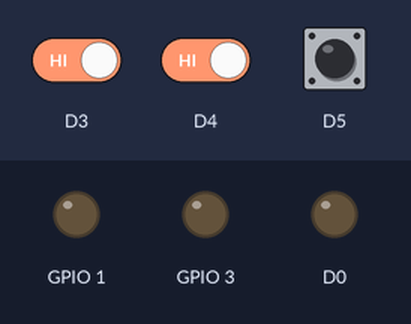
Bench run of a sketch on a simulated ESP8266 (NodeMCU). Shown: output pins drawn as LEDs (lit = HIGH). Inputs (shaded band) come from the test bench; at power-on: D3 HIGH, D4 HIGH, D5 HIGH.

Above: at 4.1 s.
4.2 s: D3 driven LOW and D4 driven LOW
At 4.6 s:
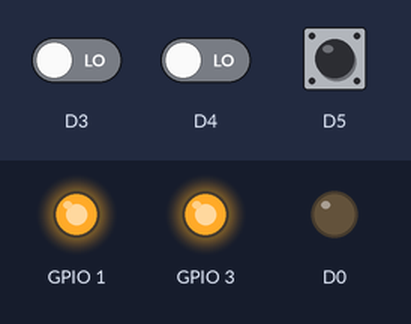
5.7 s: D5 pulled LOW for 0.15 s
At 6.9 s:
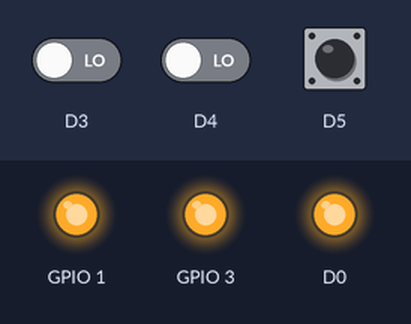
7.3 s: D5 pulled LOW for 1 s
At 8.2 s:
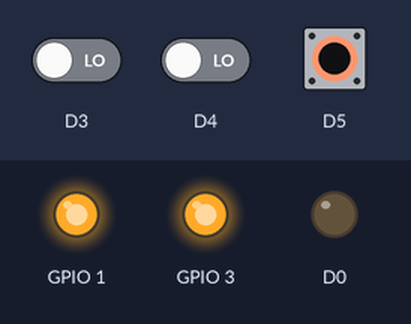
Timing chart, 0 to 10.3 s (numbered marks = the images above; inputs shaded):
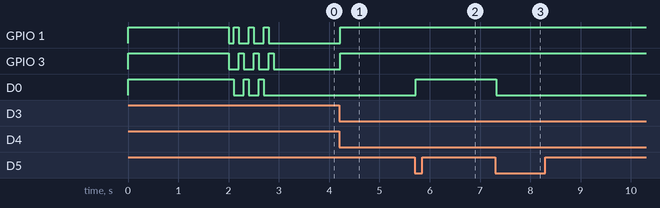

Measured:
- after the input at 4.2 s, GPIO 1, GPIO 3: LOW → HIGH at once
- after the input at 5.7 s, D0: LOW → HIGH at once
- after the input at 7.3 s, D0: HIGH → LOW at once

The sketch:

line6Trigger.ino
```cpp
#include "LED.h"
#include "DigitalInput.h"
#include "MIDIControl.h"

#define LED_1 D0
#define LED_2 D10
#define LED_3 D9

#define FSW_1 D5
#define FSW_2 D4
#define FSW_3 D3

DigitalInput fsw1Input(FSW_1);
DigitalInput fsw2Input(FSW_2);
DigitalInput fsw3Input(FSW_3);

LED led1(LED_1);
LED led2(LED_2);
LED led3(LED_3);

MIDIControl fsw1Control(25, 0, 127, fsw1Input, led1);
MIDIControl fsw2Control(50, 0, 127, fsw2Input, led2);
MIDIControl fsw3Control(28, 0, 127, fsw3Input, led3);

void setup()
{
  Serial1.begin(31250);

  led1.setup();
  led1.off();
  led2.setup();
  led2.off();
  led3.setup();
  led3.off();

  fsw1Input.setup();
  fsw2Input.setup();
  fsw3Input.setup();

  fsw1Control.setup();
  fsw2Control.setup();
  fsw3Control.setup();

  // flash LEDs to confirm power
  led1.on();
  led2.on();
  led3.on();
  delay(2000);
  led1.off();
  led2.off();
  led3.off();

  // a bit more flashing
  for (int i=0; i<3; i++)
  {
    led1.on();
    delay(100);
    led1.off();
    led2.on();
    delay(100);
    led2.off();
    led3.on();
    delay(100);
    led3.off();
  }
}

void loop()
{
  led1.loop();
  led2.loop();
  led3.loop();

  fsw1Control.loop();
  fsw2Control.loop();
  fsw3Control.loop();
}
```

DigitalInput.cpp
```cpp
#include "DigitalInput.h"

#define DEFAULT_DEBOUNCE_TIME 20


DigitalInput::DigitalInput(int aPin)
: pin(aPin), storedState(LOW), actualState(LOW), storedTime(0), debounceTime(DEFAULT_DEBOUNCE_TIME)
{
}

void DigitalInput::setup()
{
  pinMode(pin, INPUT_PULLUP);
  storedState = digitalRead(pin);
  storedTime = millis();
}

// returns true if state has changed
boolean DigitalInput::read()
{
  boolean stateChanged = false;

  int stateNow = digitalRead(pin);
  unsigned long  now = millis();
  if (stateNow != storedState)
  {
    storedState = stateNow;
    storedTime = now;
  }
  else // same state but has enough time elapsed?
  {
    if ((now - storedTime) >= debounceTime)
    {
      if (stateNow != actualState) // state change
      {
        stateChanged = true;
      }
      actualState = stateNow; // record new official state
    }
  }

  return stateChanged;
}

int DigitalInput::getState()
{
  return actualState;
}
```

DigitalInput.h
```cpp
#ifndef DIGITAL_INPUT_H
#define DIGITAL_INPUT_H

#include "Arduino.h"

class DigitalInput
{
public:
  DigitalInput(int aPin);

  void setup();
  void setDebounceTime(unsigned long ms);
  // returns true if state has changed
  boolean read();
  int getState();

private:
  int pin;
  int storedState;
  int actualState;
  unsigned long storedTime;
  unsigned long debounceTime;
};

#endif // DIGITAL_INPUT_H
```

LED.cpp
```cpp
#include "LED.h"

#define DEFAULT_DELAY 1000

LED::LED(const int aPin)
: pin(aPin), mode(STATIC), delayValue(DEFAULT_DELAY), numFlashesRequired(0), numFlashesDone(0), isOnBeforeFlashing(false)
{
	nextStateChange = millis() + delayValue;
}

void LED::on()
{
	turnOn();
	mode = STATIC;
}

void LED::off()
{
	turnOff();
	mode = STATIC;
}

void LED::turnOn()
{
	digitalWrite(pin, HIGH);
	isOn = true;
}

void LED::turnOff()
{
	digitalWrite(pin, LOW);
	isOn = false;
}

void LED::flash(int num /*=CONTINUOUS*/)
{
	if (mode != FLASHING) // starting to flash
	{
		isOnBeforeFlashing = isOn; // need to restore this after flashing
                if (isOn)
                {
		  turnOff(); // intially off
                }
                else
                  turnOn();

		nextStateChange = millis() + delayValue;
		numFlashesDone = 0;
		mode = FLASHING;
	}

	// update the number of flashes required
	numFlashesRequired = num;
}

void LED::setDelay(const int aDelay)
{
	delayValue = aDelay;
}

void LED::setup()
{
	pinMode(pin, OUTPUT);
	off();
}

void LED::loop()
{
	if (mode == FLASHING)
	{
		int now = millis();
		if (now > nextStateChange)
		{
			if (isOn)
			{
				turnOff();
				if (numFlashesRequired != CONTINUOUS)
				{
					numFlashesDone++;
					if (numFlashesDone >= numFlashesRequired)
					{
						if (isOnBeforeFlashing)
							on();
						else
							off();
					}
				}
			}
			else
				turnOn();
			nextStateChange = now + delayValue;
		}
	}
}
```

LED.h
```cpp
#ifndef LED_H
#define LED_H

#include "Arduino.h"

// numFlashes
#define CONTINUOUS 0

class LED
{
public:
	LED(const int aPin);
	~LED() {};
	void on();
	void off();
	void setDelay(const int aDelay);
	void flash(int num=CONTINUOUS);
	void setup();
	void loop();
private:
	void turnOn();
	void turnOff();
	enum Mode {STATIC, FLASHING};
	int pin;
	Mode mode;
	int delayValue;
	boolean isOn;
	int nextStateChange;
	int numFlashesRequired;
	int numFlashesDone;
	boolean isOnBeforeFlashing;
};

#endif
```

MIDIControl.cpp
```cpp
#include "MIDIControl.h"

MIDIControl::MIDIControl(const uint8_t aCC, const uint8_t anOffValue, const uint8_t anOnValue, DigitalInput& anInput, LED& anLED)
  : cc(aCC), offValue(anOffValue), onValue(anOnValue), input(anInput), led(anLED), currentOnState(false)
{
}

void MIDIControl::setup()
{
  off();
}

void MIDIControl::on()
{
  led.on();
  Serial1.write(0xb0 | 0); // channel 1
  Serial1.write(cc);
  Serial1.write(onValue);
}

void MIDIControl::off()
{
  led.off();
  Serial1.write(0xb0 | 0); // channel 1
  Serial1.write(cc);
  Serial1.write(offValue);
}

void MIDIControl::loop()
{
  if (input.read())
  {
    if (input.getState() == 0) // only act when the fsw is released
    {
      if (currentOnState) // turn off
      {
        off();
      }
      else // turn on
      {
        on();
      }
      currentOnState = not currentOnState;
    }
  }
}
```

MIDIControl.h
```cpp
#ifndef MIDI_CONTROL_H
#define MIDI_CONTROL_H

#include "Arduino.h"
#include "DigitalInput.h"
#include "LED.h"

/**
 * A feature controlled by a MIDI Control Change message.
 */
class MIDIControl
{
public:
	MIDIControl(const uint8_t aCC, const uint8_t anOffValue, const uint8_t anOnValue, DigitalInput& anInput, LED& anLED);
	~MIDIControl() {};
	void setup();
	void loop();

private:
  uint8_t cc;
  uint8_t offValue;
  uint8_t onValue;
  DigitalInput& input;
  LED& led;
  boolean currentOnState;

  void on();
  void off();
};

#endif
```
